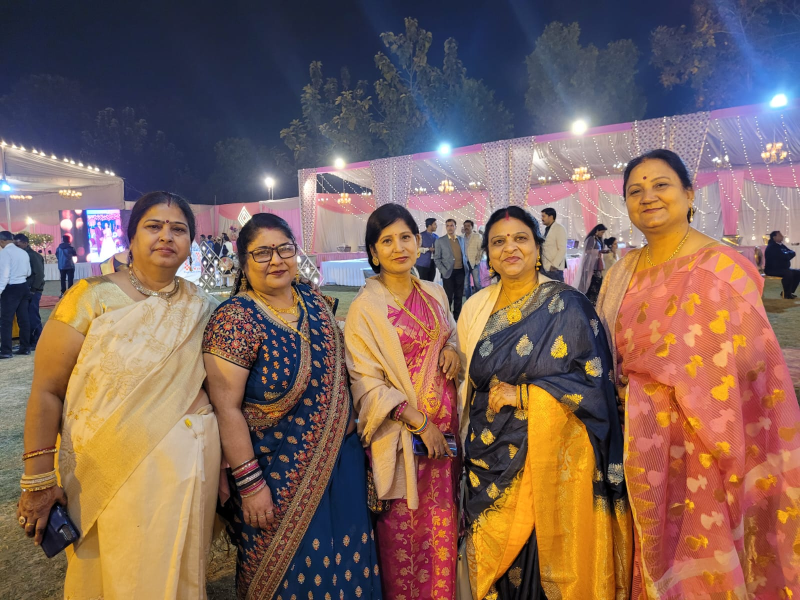
#> input picture 1.jpg, 1600 x 1200 px, found by its file name (shown at 1/2 size)
$ jupyter execute trial.ipynb
#> lines starting #> are read from the running program, lines starting #| are printed output that depends on the picture
[cell 1]
from PIL import Image

def create_thumbnail(template_path, output_path, milestone_png_path, new_width):
    # Load your Canva template
#> called with template_path = '1.jpg', output_path = 'output.png', milestone_png_path = '100k.png', new_width = 500
    base_image = Image.open(template_path).convert("RGBA")

    # Load and resize the milestone PNG
    milestone_image = Image.open(milestone_png_path).convert("RGBA")
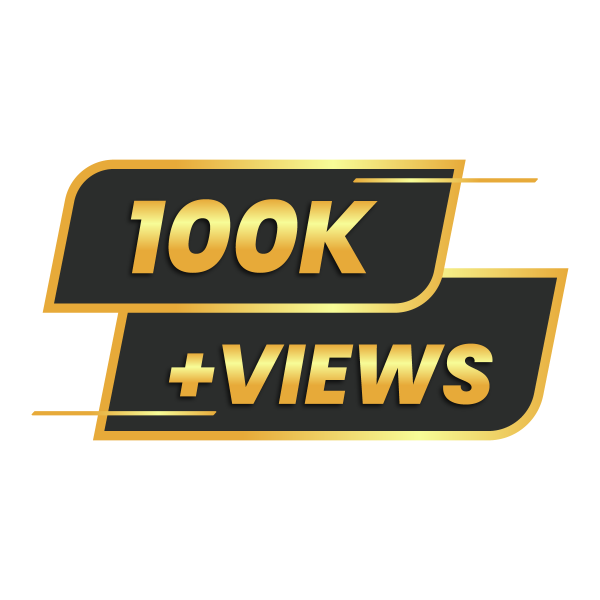
#> input picture views/100k.png, 1200 x 1200 px, found by its file name (shown at 1/2 size)
#> milestone_image is the input picture: PIL image 1200x1200 RGBA; mean R, G, B, A 36.4, 32.3, 19.6, 86.3
    original_width, original_height = milestone_image.size
#> original_width = 1200; original_height = 1200
    new_height = int((new_width / original_width) * original_height)
#> new_height = 500
    milestone_image = milestone_image.resize((new_width, new_height), Image.Resampling.LANCZOS)
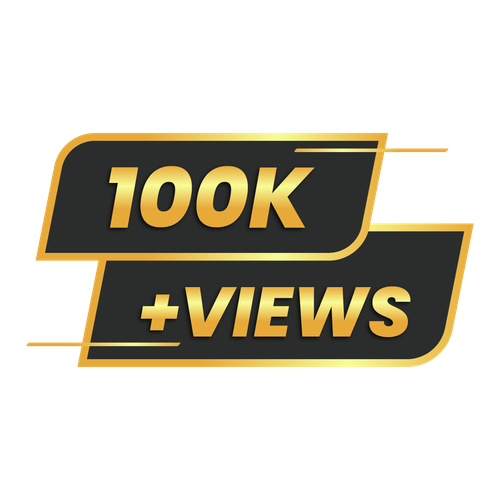
#> milestone_image: PIL image 500x500 RGBA; mean R, G, B, A 38.9, 34.4, 20.4, 86.3; transparent parts drawn white

    # Calculate position to place the image at the top right corner
    base_width, base_height = base_image.size
#> base_width = 1600; base_height = 1200
    position = (base_width - new_width - 100, 800)  # Adjust the 10 pixel margin as needed
#> position = (1000, 800)

    # Overlay the milestone image on the base image
    base_image.paste(milestone_image, position, milestone_image)
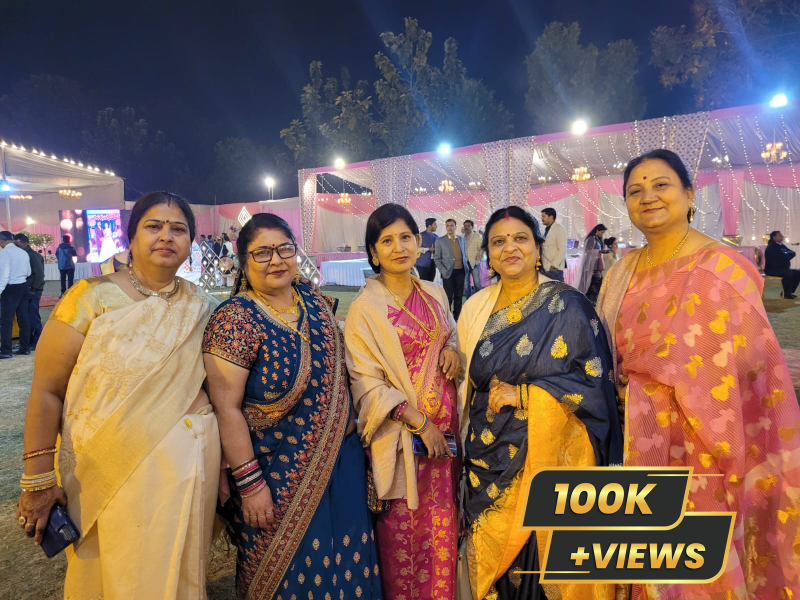
#> base_image: PIL image 1600x1200 RGBA (shown at 1/2 size); mean R, G, B, A 124.3, 99.6, 91.1, 255; transparent parts drawn white

    # Convert to RGB to save as JPEG
    combined_image = base_image.convert("RGB")
    combined_image.save(output_path, "JPEG")

# Example usage
view_count = 100000  # For the sake of example
template_path = '1.jpg'
output_path = 'output.png'  # Change the output path extension to .jpg
new_width = 500  # New width for the milestone PNG image

# Choose the milestone PNG path based on the view count
if view_count >= 1000000:
    milestone_png_path = 'path/to/1m_views.png'
elif view_count >= 100000:
    milestone_png_path = '100k.png'
else:
    milestone_png_path = 'path/to/default.png'  # Default or fallback PNG

create_thumbnail(template_path, output_path, milestone_png_path, new_width)
